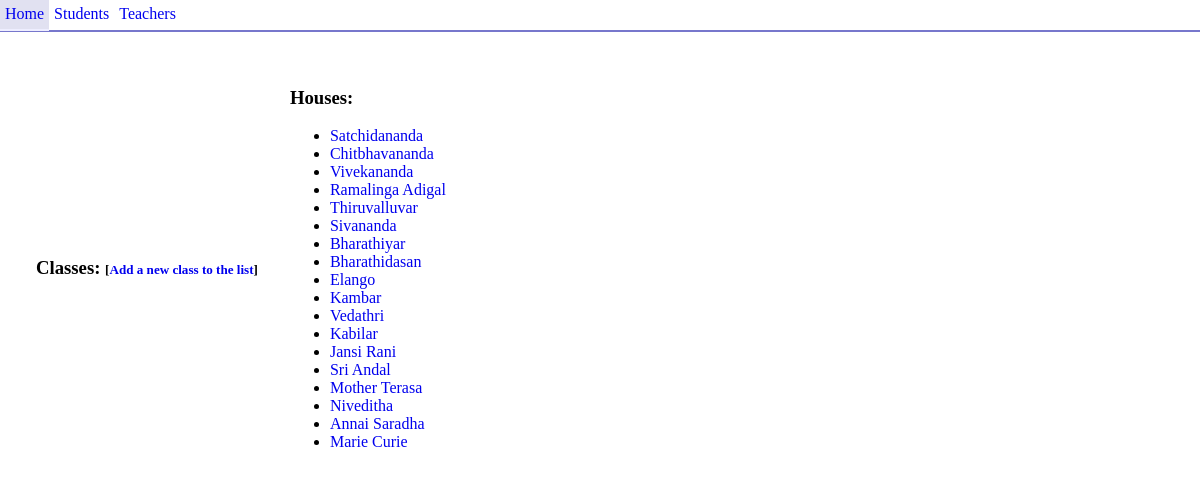
Before: / with the older database file.
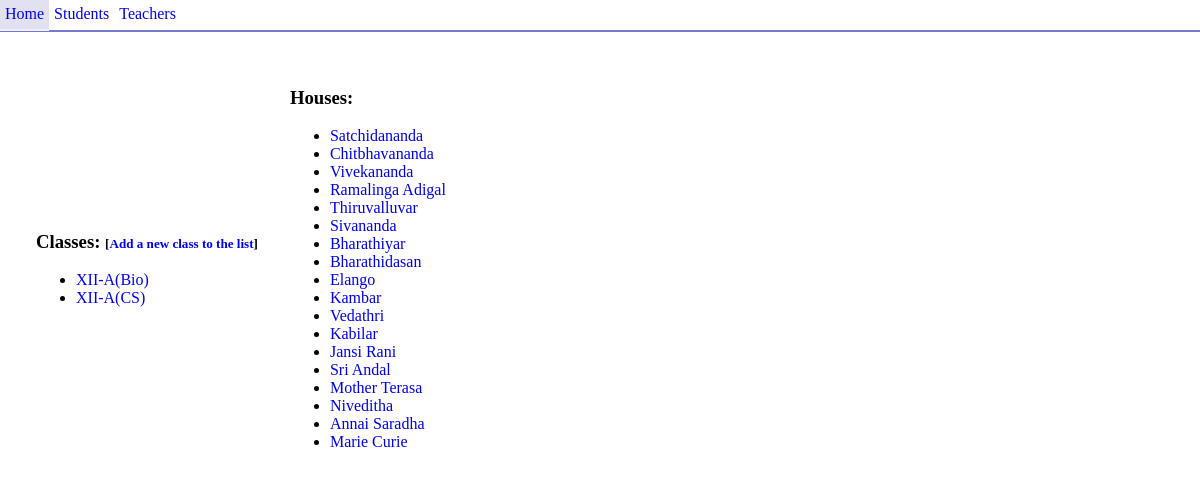
After: the same page with the newer database file.
### tables this page shows
CREATE TABLE IF NOT EXISTS `houses` (
  `house_id` int(2) NOT NULL AUTO_INCREMENT,
  `house_name` varchar(32) NOT NULL,
  PRIMARY KEY (`house_id`)
);

CREATE TABLE IF NOT EXISTS `classes` (
  `class_id` int(10) NOT NULL AUTO_INCREMENT,
  `class_name` varchar(16) NOT NULL,
  `curriculum` enum('CBSE','Samacheer') NOT NULL DEFAULT 'CBSE',
  `cteacher_id` int(8) NOT NULL COMMENT 'Class Teacher Id',
  PRIMARY KEY (`class_id`),
  UNIQUE KEY `class_name` (`class_name`)
);

### functions.lib.php (the view, shortened to what this page needs)
<?php
function generateClassesList() {
    $res = mysql_query("SELECT * FROM `classes` WHERE 1 ORDER BY `class_id`");
    echo "<ul>";
    while($row = mysql_fetch_assoc($res)) {
        echo  "<li><a href=\"./?class=" . $row['class_id']. "\">" . $row['class_name'] . "</a></li>";
    }
    echo "</ul>";
}
function generateHousesList() {
    echo "<h3>Houses:</h3>";
    $res = mysql_query("SELECT * FROM `houses` WHERE 1 ORDER BY `house_id`");
    echo "<ul>";
    while($row = mysql_fetch_assoc($res)) {
        echo  "<li><a href=\"./?house=" . $row['house_id']. "\">" . $row['house_name'] . "</a></li>";
    }
    echo "</ul>";
}
        ?>

Changed rows visible on the page:
added classes: class_name "XII-A(Bio)"
added classes: class_name "XII-A(CS)"
